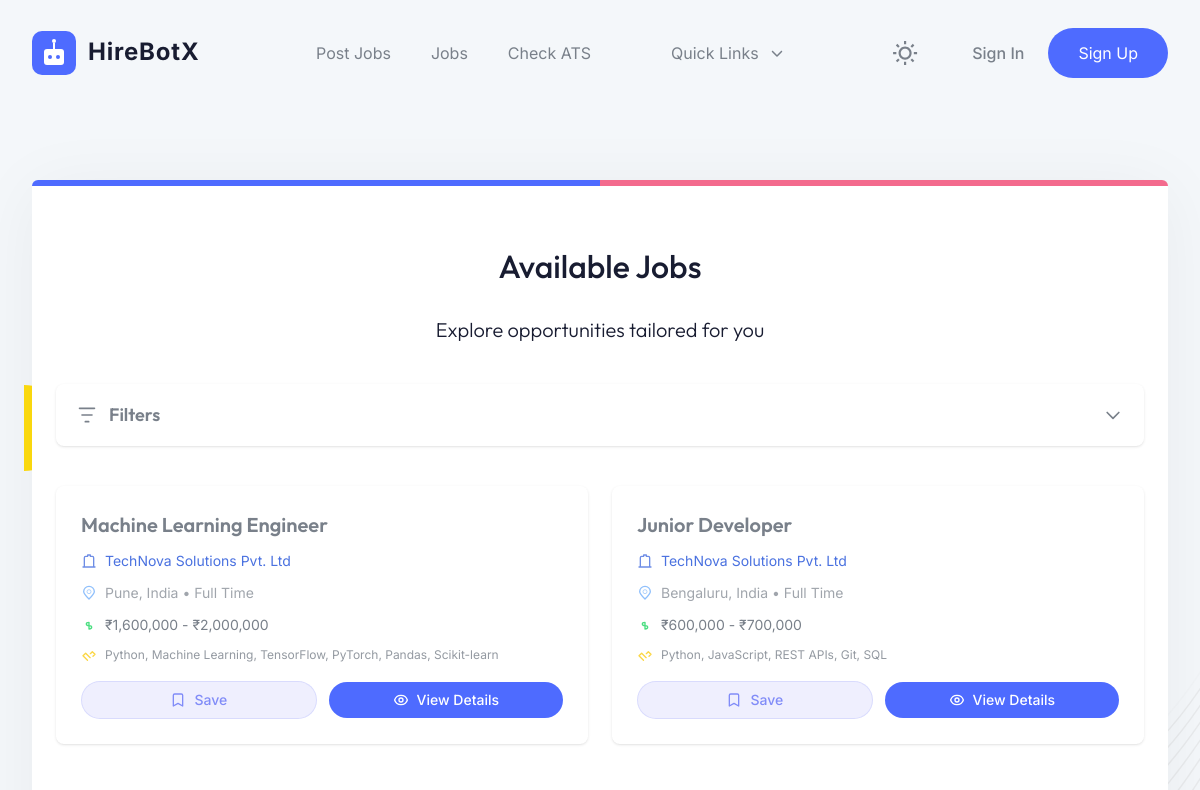
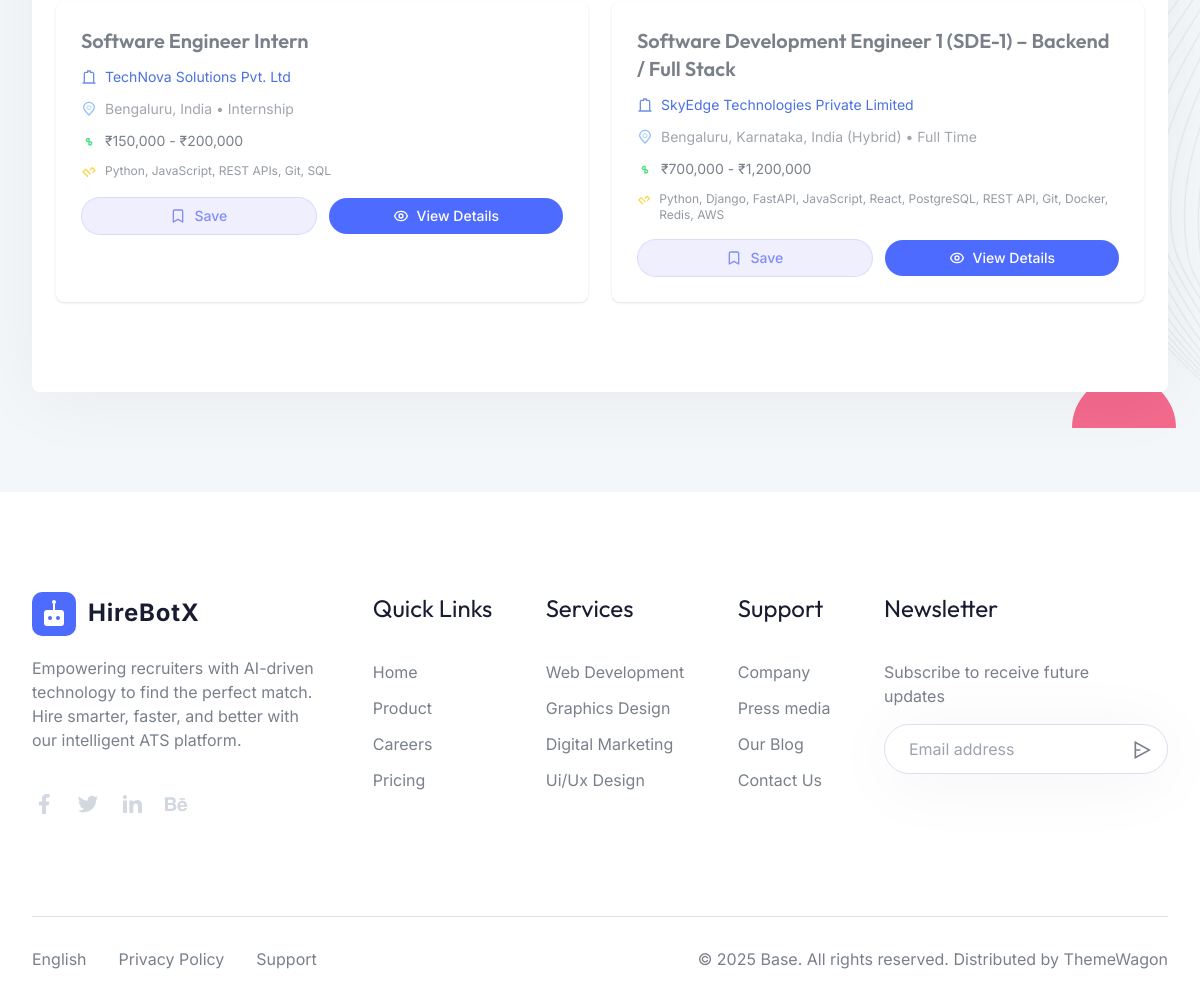
Screenshot of /jobs/ with the database file from the repository (2 pictures, top to bottom).
### jobs/models.py (models this page shows, shortened)
class Job(models.Model):
    company = models.ForeignKey(
        Company,
        on_delete=models.CASCADE,
        related_name="jobs",
        null=True,
        blank=True
    )
    posted_by = models.ForeignKey(
        CompanyEmployee,
        on_delete=models.SET_NULL,
        null=True,
        blank=True,
        related_name="posted_jobs"
    )
    is_approved = models.BooleanField(default=False)
    approved_by = models.ForeignKey(
        User,
        on_delete=models.SET_NULL,
        null=True,
        blank=True,
        related_name='approved_jobs'
    )
    approved_at = models.DateTimeField(null=True, blank=True)
    rejection_reason = models.TextField(blank=True, null=True)
    title = models.CharField(max_length=255)
    description = models.TextField()
    responsibilities = models.TextField()
    requirements = models.TextField()
    location = models.CharField(max_length=255)
    work_mode = models.CharField(max_length=20, choices=WORK_MODE_CHOICES)
    job_type = models.CharField(max_length=20, choices=JOB_TYPE_CHOICES)
    experience_level = models.CharField(max_length=20, choices=EXPERIENCE_LEVEL)
    currency = models.CharField(max_length=10, choices=CURRENCY_CHOICES, default='INR')
    salary_min = models.IntegerField(null=True, blank=True)
    salary_max = models.IntegerField(null=True, blank=True)
    skills_required = models.TextField(help_text="Comma separated skills")
    is_active = models.BooleanField(default=True)
    application_deadline = models.DateField(null=True, blank=True)
    target_ats = models.IntegerField(
        default=75,
        validators=[MinValueValidator(0), MaxValueValidator(100)],
        help_text="Minimum ATS score required for shortlisting (0-100)"
    )
    created_at = models.DateTimeField(auto_now_add=True)
    updated_at = models.DateTimeField(auto_now=True)
    class Meta:
        ordering = ['-created_at']
    def get_currency_symbol(self):
        return {
            'INR': '₹',
            'USD': '$',
            'EUR': '€',
        }.get(self.currency, '')

### company/models.py (models this page shows, shortened)
class Company(models.Model):
    VERIFICATION_STATUS = [
        ('pending', 'Pending Verification'),
        ('verified', 'Verified'),
        ('rejected', 'Rejected'),
        ('suspended', 'Suspended'),
    ]
    name = models.CharField(max_length=255, unique=True)
    registration_number = models.CharField(max_length=100, unique=True, help_text="GST/Company Registration Number")
    tax_id = models.CharField(max_length=100, blank=True, null=True)
    email = models.EmailField()
    phone = models.CharField(max_length=20)
    website = models.URLField(blank=True, null=True)
    address_line1 = models.CharField(max_length=255)
    address_line2 = models.CharField(max_length=255, blank=True)
    city = models.CharField(max_length=100)
    state = models.CharField(max_length=100)
    country = models.CharField(max_length=100, default='India')
    postal_code = models.CharField(max_length=20)
    verification_status = models.CharField(max_length=20, choices=VERIFICATION_STATUS, default='pending')
    verified_at = models.DateTimeField(null=True, blank=True)
    verified_by = models.ForeignKey(User, on_delete=models.SET_NULL, null=True, blank=True, related_name='verified_companies')
    rejection_reason = models.TextField(blank=True, null=True)
    registration_document = models.FileField(upload_to='company_documents/registration/', blank=True, null=True)
    tax_document = models.FileField(upload_to='company_documents/tax/', blank=True, null=True)
    logo = models.ImageField(upload_to='company_logos/', blank=True, null=True)
    description = models.TextField(blank=True, null=True)
    created_at = models.DateTimeField(auto_now_add=True)
    updated_at = models.DateTimeField(auto_now=True)
    class Meta:
        verbose_name_plural = "Companies"
        ordering = ['-created_at']

### jobs/views.py (the view)
# urls.py: path('', JobListView.as_view(), name='job_list'),
class JobListView(ListView):
    model = Job
    template_name = 'jobs/job_list.html'
    context_object_name = 'jobs'
    paginate_by = 10
    def get_queryset(self):
        queryset = Job.objects.filter(
            is_active=True,
            is_approved=True,
            company__verification_status='verified'
        ).select_related('company', 'posted_by__user')
        title = self.request.GET.get('title')
        location = self.request.GET.get('location')
        job_type = self.request.GET.get('job_type')
        work_mode = self.request.GET.get('work_mode')
        experience_level = self.request.GET.get('experience_level')
        salary_min = self.request.GET.get('salary_min')
        salary_max = self.request.GET.get('salary_max')
        skills = self.request.GET.get('skills')
        currency = self.request.GET.get('currency')
        if title:
            queryset = queryset.filter(title__icontains=title)
        if location:
            queryset = queryset.filter(location__icontains=location)
        if job_type:
            queryset = queryset.filter(job_type=job_type)
        if work_mode:
            queryset = queryset.filter(work_mode=work_mode)
        if experience_level:
            queryset = queryset.filter(experience_level=experience_level)
        if salary_min:
            queryset = queryset.filter(salary_min__gte=salary_min)
        if salary_max:
            queryset = queryset.filter(salary_max__lte=salary_max)
        if skills:
            queryset = queryset.filter(skills_required__icontains=skills)
        if currency:
            queryset = queryset.filter(currency=currency)
        return queryset.order_by('-created_at')
    def get_context_data(self, **kwargs):
        context = super().get_context_data(**kwargs)
        context['job_type_choices'] = JOB_TYPE_CHOICES
        context['work_mode_choices'] = WORK_MODE_CHOICES
        context['experience_level_choices'] = EXPERIENCE_LEVEL
        context['currency_choices'] = CURRENCY_CHOICES
        return context

### user/context_processors.py (called while the page is built)
def global_context(request):
    context = {
        "notification_count": 0,
        "subscribed": False
    }
    if request.user.is_authenticated:
        context["notification_count"] = Notification.objects.filter(user=request.user, is_read=False).count()
        context["subscribed"] = Subscriber.objects.filter(email=request.user.email, is_subscribed=True).exists()
    return context

### jobs/templates/jobs/job_list.html (shortened to what this page needs)
{% extends "base.html" %}
{% load static %}
{% load humanize %}
{% block page %}jobs{% endblock %}
{% block content %}
<section class="i pg fh rm ki xn vq gj qp gr hj rp hr">
<div class="animate_top bb af i va sg hh sm vk xm yi _n jp hi ao kp w-full max-w-7xl mx-auto px-6">
  <span class="rc h r s zd/2 od zg gh"></span>
  <span class="rc h r q zd/2 od xg mh"></span>
  <div class="rj text-center">
    <h2 class="ek ck kk wm xb">Available Jobs</h2>
    <h3 class="hk yj kk wm ob mc">Explore opportunities tailored for you</h3>
  </div>
<div class="mt-10 wb bg-white/5 backdrop-blur-md border border-white/10 rounded-lg shadow hover:shadow-lg transition duration-300">
  <div id="filterToggle"
    class="flex items-center justify-between cursor-pointer px-5 py-4 transition">
    <div class="flex items-center gap-3">
      <svg id="filterIcon" xmlns="http://www.w3.org/2000/svg"
        class="w-5 h-5 transition-transform duration-300"
        fill="none" viewBox="0 0 24 24" stroke="currentColor">
        <path stroke-width="2" stroke-linecap="round" stroke-linejoin="round"
          d="M3 4h18M6 12h12M10 20h4"/>
      </svg>
      <h3 class="font-semibold text-lg">Filters</h3>
    </div>
    <svg id="arrowIcon" xmlns="http://www.w3.org/2000/svg"
      class="w-5 h-5 transition-transform duration-300"
      fill="none" viewBox="0 0 24 24" stroke="currentColor">
      <path stroke-width="2" stroke-linecap="round" stroke-linejoin="round"
        d="M19 9l-7 7-7-7"/>
    </svg>
  </div>
</div>
  <div class="grid grid-cols-1 md:grid-cols-2 gap-6 mt-10">
  {% for job in jobs %}
<div class="wb p-6 bg-white/5 backdrop-blur-md border border-white/10 rounded-lg shadow hover:shadow-lg transition duration-300">
  <h3 class="text-xl font-semibold mb-3">
    <a href="{% url 'job_detail' job.id %}" class="hover:underline">
      {{ job.title }}
    </a>
  </h3>
  <a href="{% url 'company_preview' job.company.id %}" class="flex items-center gap-2 text-sm text-blue-700 opacity-80 mb-3">
    <svg xmlns="http://www.w3.org/2000/svg" class="w-4 h-4 opacity-80" fill="none" viewBox="0 0 24 24" stroke="currentColor">
      <path stroke-width="2" stroke-linecap="round" stroke-linejoin="round"
        d="M3 21h18M5 21V7a2 2 0 012-2h3V3h4v2h3a2 2 0 012 2v14"/>
    </svg>
                                    {{ job.company.name }}
    </a>
  <p class="flex items-center gap-2 text-sm opacity-70 mb-3">
    <svg xmlns="http://www.w3.org/2000/svg" class="w-4 h-4 text-blue-400" fill="none" viewBox="0 0 24 24" stroke="currentColor">
      <path stroke-width="2" stroke-linecap="round" stroke-linejoin="round"
        d="M12 21c-4.97-4.97-8-8.03-8-11a8 8 0 1116 0c0 2.97-3.03 6.03-8 11z"/>
      <circle cx="12" cy="10" r="3"/>
    </svg>
    {{ job.location }} • {{ job.get_job_type_display }}
  </p>
  {% if job.salary_min and job.salary_max %}
  <p class="flex items-center gap-2 text-sm mb-3">
    <svg xmlns="http://www.w3.org/2000/svg" class="w-4 h-4 text-green-400" fill="none" viewBox="0 0 24 24" stroke="currentColor">
      <path stroke-width="2" stroke-linecap="round" stroke-linejoin="round"
        d="M12 8c-2.21 0-4 1.12-4 2.5S9.79 13 12 13s4 1.12 4 2.5S14.21 18 12 18m0-10v10"/>
    </svg>
{{ job.get_currency_symbol }}{{ job.salary_min|intcomma }} - {{ job.get_currency_symbol }}{{ job.salary_max|intcomma }}
  </p>
  {% endif %}
  <p class="flex items-start gap-2 text-xs opacity-80 mb-4">
    <svg xmlns="http://www.w3.org/2000/svg" class="w-4 h-4 text-yellow-400 mt-0.5" fill="none" viewBox="0 0 24 24" stroke="currentColor">
      <path stroke-width="2" stroke-linecap="round" stroke-linejoin="round"
        d="M9.75 17L3 10.25l4-4L13.75 13M14 7l3-3 4 4-3 3"/>
    </svg>
    {{ job.skills_required }}
  </p>
<div class="flex items-center gap-3">
<a href="#save"
   class="inline-flex items-center justify-center gap-2 vd rj ek rc rg gh lk ml il _l gi hi px-5 py-2 text-sm
          bg-indigo-500/10 text-indigo-400 border border-indigo-400/20
          hover:bg-indigo-500/20 hover:text-indigo-300 transition">
  <svg xmlns="http://www.w3.org/2000/svg"
    class="w-4 h-4"
    fill="none" viewBox="0 0 24 24" stroke="currentColor">
    <path stroke-width="2" stroke-linecap="round" stroke-linejoin="round"
      d="M5 5a2 2 0 012-2h10a2 2 0 012 2v16l-7-4-7 4V5z"/>
  </svg>
  <span>Save</span>
</a>
  <a href="{% url 'job_detail' job.id %}"
     class="inline-flex items-center justify-center gap-2 vd rj ek rc rg gh lk ml il _l gi hi px-5 py-2 text-sm">
    <span>View Details</span>
  </a>
</div>
</div>
    {% empty %}
    <p class="text-center col-span-2 mt-10">No jobs available right now.</p>
    {% endfor %}
  </div>
</div>
</section>
{% endblock content %}

### static/css/style.css (style rules this page uses)
:root { --swiper-theme-color:#007aff }
html { line-height: 1.5; -webkit-text-size-adjust: 100%; -moz-tab-size: 4; -o-tab-size: 4; tab-size: 4; font-family: ui-sans-serif, system-ui, -apple-system, BlinkMacSystemFont, "Segoe UI", Roboto, "Helvetica Neue", Arial, "Noto Sans", sans-serif, "Apple Color Emoji", "Segoe UI Emoji", "Segoe UI Symbol", "Noto Color Emoji"; }
body { margin: 0; line-height: inherit; }
h1, h2, h3, h4, h5, h6 { font-size: inherit; font-weight: inherit; }
a { color: inherit; text-decoration: inherit; }
blockquote, dl, dd, h1, h2, h3, h4, h5, h6, hr, figure, p, pre { margin: 0; }
img, svg, video, canvas, audio, iframe, embed, object { display: block; vertical-align: middle; }
body { position: relative; z-index: 1; font-family: Inter, sans-serif; font-size: 16px; line-height: 26px; font-weight: 400; --tw-text-opacity: 1; color: rgb(121 128 138 / var(--tw-text-opacity)); }
h1, h2, h3, h4, h5, h6 { font-family: Outfit, sans-serif; }
.h { position: absolute; }
.i { position: relative; }
.q { right: 0px; }
.r { top: 0px; }
.s { left: 0px; }
.va { z-index: 10; }
.bb { margin-left: auto; margin-right: auto; }
.ob { margin-top: 1.875rem; }
.wb { margin-bottom: 1.5rem; }
.xb { margin-bottom: 0.625rem; }
.mc { margin-bottom: 1.375rem; }
.rc { display: block; }
.od { height: 0.375rem; }
.vd { width: 100%; }
.zd\/2 { width: 50%; }
.af { max-width: 34.375rem; }
.pg { overflow: hidden; }
.rg { border-radius: 9999px; }
.sg { border-radius: 0.5rem; }
.xg { border-top-right-radius: 0.5rem; }
.zg { border-top-left-radius: 0.5rem; }
.fh { --tw-bg-opacity: 1; background-color: rgb(244 247 250 / var(--tw-bg-opacity)); }
.gh { --tw-bg-opacity: 1; background-color: rgb(78 107 255 / var(--tw-bg-opacity)); }
.hh { --tw-bg-opacity: 1; background-color: rgb(255 255 255 / var(--tw-bg-opacity)); }
.mh { --tw-bg-opacity: 1; background-color: rgb(243 106 141 / var(--tw-bg-opacity)); }
.gi { padding-top: 0.75rem; padding-bottom: 0.75rem; }
.hi { padding-left: 1.875rem; padding-right: 1.875rem; }
.ki { padding-left: 1rem; padding-right: 1rem; }
.yi { padding-top: 2.25rem; padding-bottom: 2.25rem; }
.gj { padding-top: 8.75rem; }
.hj { padding-bottom: 5rem; }
.rj { text-align: center; }
.yj { font-size: 1.25rem; line-height: 1.75rem; }
.ck { font-size: 32px; line-height: 40px; }
.ek { font-weight: 500; }
.hk { font-weight: 300; }
.kk { --tw-text-opacity: 1; color: rgb(24 28 49 / var(--tw-text-opacity)); }
.lk { --tw-text-opacity: 1; color: rgb(255 255 255 / var(--tw-text-opacity)); }
.vk { --tw-shadow: 0px 8px 70px rgba(0, 0, 0, 0.05); --tw-shadow-colored: 0px 8px 70px var(--tw-shadow-color); box-shadow: var(--tw-ring-offset-shadow, 0 0 #0000), var(--tw-ring-shadow, 0 0 #0000), var(--tw-shadow); }
.il { transition-duration: 300ms; }
.ml { transition-timing-function: cubic-bezier(0.4, 0, 0.2, 1); }
@media (min-width: 768px) { .xn { padding-left: 2rem; padding-right: 2rem; } }
@media (min-width: 768px) { ._n { padding-top: 2.875rem; padding-bottom: 2.875rem; } }
@media (min-width: 768px) { .ao { padding-left: 3.125rem; padding-right: 3.125rem; } }
@media (min-width: 1024px) { .jp { padding-top: 4.125rem; padding-bottom: 4.125rem; } }
@media (min-width: 1024px) { .kp { padding-left: 4.375rem; padding-right: 4.375rem; } }
@media (min-width: 1024px) { .qp { padding-top: 11.25rem; } }
@media (min-width: 1024px) { .rp { padding-bottom: 6.25rem; } }

### templates/base.html (style rules this page uses)
img, svg { max-width: 100%; height: auto; }
body { opacity: 1; transition: opacity 0.15s ease-in-out; }

### rows the page displays
Job: title "Machine Learning Engineer", company.name "TechNova Solutions Pvt. Ltd", location "Pune, India", job_type "Full Time", get_currency_symbol "₹", salary_min "1,600,000", salary_max "2,000,000", skills_required "Python, Machine Learning, TensorFlow, PyTorch, Pandas, Scikit-learn"
Job: title "Junior Developer", company.name "TechNova Solutions Pvt. Ltd", location "Bengaluru, India", job_type "Full Time", get_currency_symbol "₹", salary_min "600,000", salary_max "700,000", skills_required "Python, JavaScript, REST APIs, Git, SQL"
Job: title "Software Engineer Intern", company.name "TechNova Solutions Pvt. Ltd", location "Bengaluru, India", job_type "Internship", get_currency_symbol "₹", salary_min "150,000", salary_max "200,000", skills_required "Python, JavaScript, REST APIs, Git, SQL"
Job: title "Software Development Engineer 1 (SDE-1) – Backend / Full Stack", company.name "SkyEdge Technologies Private Limited", location "Bengaluru, Karnataka, India (Hybrid)", job_type "Full Time", get_currency_symbol "₹", salary_min "700,000", salary_max "1,200,000", skills_required "Python, Django, FastAPI, JavaScript, React, PostgreSQL, REST API, Git, Docker, Redis, AWS"
